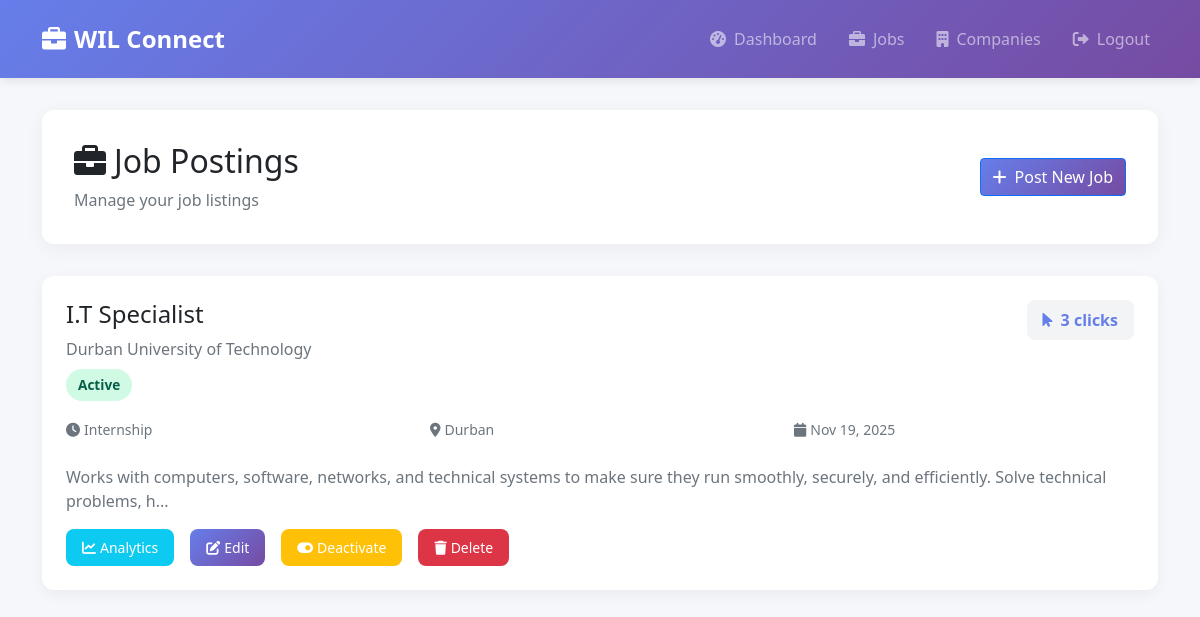
The app's page /employer/jobs (signed in) with its own data.
### app.py (models this page shows)
class JobPosting(db.Model):
    id = db.Column(db.Integer, primary_key=True)
    employer_id = db.Column(db.Integer, db.ForeignKey('user.id'), nullable=False)
    company_name = db.Column(db.String(100), nullable=False)
    job_title = db.Column(db.String(200), nullable=False)
    job_description = db.Column(db.Text, nullable=False)
    job_type = db.Column(db.String(50))
    location = db.Column(db.String(100))
    salary_range = db.Column(db.String(100))
    requirements = db.Column(db.Text)
    application_link = db.Column(db.String(500), nullable=True)
    posted_date = db.Column(db.DateTime, default=db.func.current_timestamp())
    is_active = db.Column(db.Boolean, default=True)
    click_count = db.Column(db.Integer, default=0)

### app.py (the view)
    @app.route('/employer/jobs')
    @login_required
    def employer_jobs():
        if current_user.role != 'employer':
            flash('Access denied. Employers only.', 'danger')
            return redirect(url_for('login'))
        jobs = JobPosting.query.filter_by(employer_id=current_user.id).order_by(JobPosting.posted_date.desc()).all()
        return render_template('employer/jobs.html', jobs=jobs)

### templates/employer/jobs.html (shortened to what this page needs)
<!DOCTYPE html>
<html lang="en">
<head>
    <link href="https://cdn.jsdelivr.net/npm/bootstrap@5.1.3/dist/css/bootstrap.min.css" rel="stylesheet">
    <link href="https://cdnjs.cloudflare.com/ajax/libs/font-awesome/6.0.0/css/all.min.css" rel="stylesheet">
</head>
<body>
    <nav class="navbar navbar-expand-lg navbar-dark employer-navbar">
        <div class="container">
            <a class="navbar-brand" href="{{ url_for('employer_dashboard') }}">
                <i class="fas fa-briefcase me-2"></i>WIL Connect
            </a>
            <div class="collapse navbar-collapse" id="employerNavbar">
                <div class="navbar-nav ms-auto">
                    <a class="nav-link" href="{{ url_for('employer_dashboard') }}">
                        <i class="fas fa-tachometer-alt"></i>Dashboard
                    </a>
                    <a class="nav-link" href="{{ url_for('employer_jobs') }}">
                        <i class="fas fa-briefcase"></i>Jobs
                    </a>
                    <a class="nav-link" href="{{ url_for('employer_companies') }}">
                        <i class="fas fa-building"></i>Companies
                    </a>
                    <a class="nav-link" href="{{ url_for('logout') }}">
                        <i class="fas fa-sign-out-alt"></i>Logout
                    </a>
                </div>
            </div>
        </div>
    </nav>
    <div class="container">
        <div class="page-header">
            <div class="d-flex justify-content-between align-items-center">
                <div>
                    <h2><i class="fas fa-briefcase me-2"></i>Job Postings</h2>
                    <p class="text-muted mb-0">Manage your job listings</p>
                </div>
                <a href="{{ url_for('employer_create_job') }}" class="btn btn-primary">
                    <i class="fas fa-plus me-2"></i>Post New Job
                </a>
            </div>
        </div>
        {% if jobs %}
            {% for job in jobs %}
            <div class="job-card">
                <div class="d-flex justify-content-between align-items-start mb-3">
                    <div>
                        <h4>{{ job.job_title }}</h4>
                        <p class="text-muted mb-2">{{ job.company_name }}</p>
                        <span class="job-status {{ 'active' if job.is_active else 'inactive' }}">
                            {{ 'Active' if job.is_active else 'Inactive' }}
                        </span>
                    </div>
                    <div class="stats-badge">
                        <i class="fas fa-mouse-pointer me-2"></i>{{ job.click_count }} clicks
                    </div>
                </div>
                <div class="mb-3">
                    <div class="row">
                        <div class="col-md-4 mb-2">
                            <small class="text-muted"><i class="fas fa-clock me-1"></i>{{ job.job_type or 'N/A' }}</small>
                        </div>
                        <div class="col-md-4 mb-2">
                            <small class="text-muted"><i class="fas fa-map-marker-alt me-1"></i>{{ job.location or 'N/A' }}</small>
                        </div>
                        <div class="col-md-4 mb-2">
                            <small class="text-muted"><i class="fas fa-calendar me-1"></i>{{ job.posted_date.strftime('%b %d, %Y') }}</small>
                        </div>
                    </div>
                </div>
                <p class="text-muted">{{ job.job_description[:150] }}{% if job.job_description|length > 150 %}...{% endif %}</p>
                <div class="d-flex flex-wrap gap-2">
                    <a href="{{ url_for('employer_job_analytics', job_id=job.id) }}" class="btn btn-info btn-sm action-btn text-white">
                        <i class="fas fa-chart-line me-1"></i>Analytics
                    </a>
                    <a href="{{ url_for('employer_edit_job', job_id=job.id) }}" class="btn btn-primary btn-sm action-btn">
                        <i class="fas fa-edit me-1"></i>Edit
                    </a>
                    <form action="{{ url_for('employer_toggle_job', job_id=job.id) }}" method="post" style="display:inline;">
                        <button type="submit" class="btn btn-warning btn-sm action-btn text-white">
                            <i class="fas fa-toggle-on me-1"></i>{{ 'Deactivate' if job.is_active else 'Activate' }}
                        </button>
                    </form>
                    <form action="{{ url_for('employer_delete_job', job_id=job.id) }}" method="post" style="display:inline;"
                          onsubmit="return confirm('Are you sure you want to delete this job? This action cannot be undone.');">
                        <button type="submit" class="btn btn-danger btn-sm action-btn">
                            <i class="fas fa-trash me-1"></i>Delete
                        </button>
                    </form>
                </div>
            </div>
            {% endfor %}
        {% endif %}
    </div>
</body>
</html>

### templates/employer/jobs.html (style rules this page uses)
:root { --primary-color: #667eea; --secondary-color: #764ba2; }
body { font-family: 'Segoe UI', Tahoma, Geneva, Verdana, sans-serif; background-color: #f5f7fa; }
.employer-navbar { background: linear-gradient(135deg, var(--primary-color), var(--secondary-color)); box-shadow: 0 2px 10px rgba(0, 0, 0, 0.1); padding: 1rem 0; }
.employer-navbar .navbar-brand { font-weight: 700; font-size: 1.5rem; }
.employer-navbar .nav-link { font-weight: 500; margin-left: 1rem; transition: all 0.3s ease; }
.employer-navbar .nav-link i { margin-right: 8px; }
.page-header { background: white; border-radius: 12px; padding: 2rem; box-shadow: 0 4px 20px rgba(0, 0, 0, 0.05); margin: 2rem 0; }
.job-card { background: white; border-radius: 12px; padding: 1.5rem; margin-bottom: 1.5rem; box-shadow: 0 4px 15px rgba(0, 0, 0, 0.05); transition: all 0.3s ease; }
.job-status { display: inline-block; padding: 0.35rem 0.75rem; border-radius: 50px; font-size: 0.85rem; font-weight: 600; }
.job-status.active { background-color: #d1fae5; color: #065f46; }
.stats-badge { background-color: #f3f4f6; padding: 0.5rem 1rem; border-radius: 8px; font-weight: 600; color: var(--primary-color); }
.action-btn { padding: 0.5rem 1rem; border-radius: 8px; border: none; font-weight: 500; transition: all 0.3s ease; margin-right: 0.5rem; }
.btn-primary { background: linear-gradient(135deg, var(--primary-color), var(--secondary-color)); }

### records on screen
JobPosting: job_title "I.T Specialist", company_name "Durban University of Technology", is_active "Active", click_count "3", job_type "Internship", location "Durban", posted_date "Nov 19, 2025", job_description "Works with computers, software, networks, and technical systems to make sure they run smoothly, securely, and efficiently. Solve technical problems, h", is_active "Deactivate"
